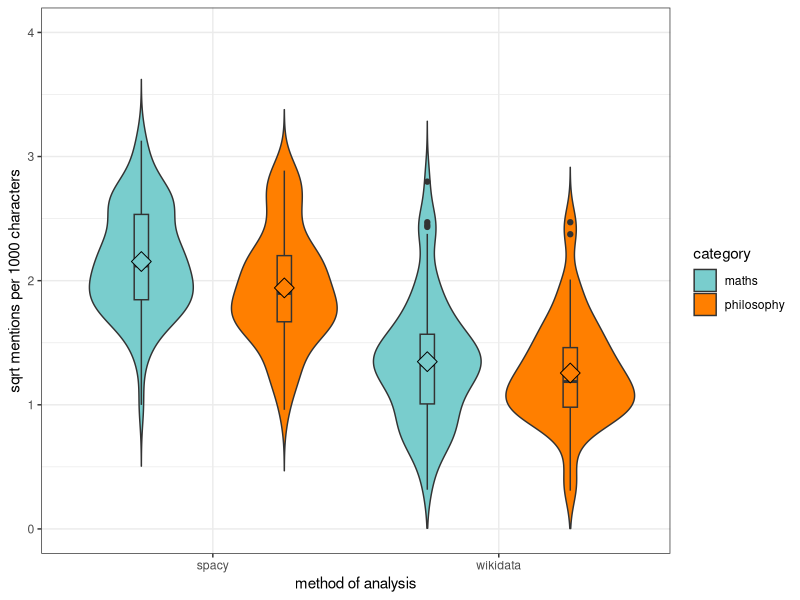
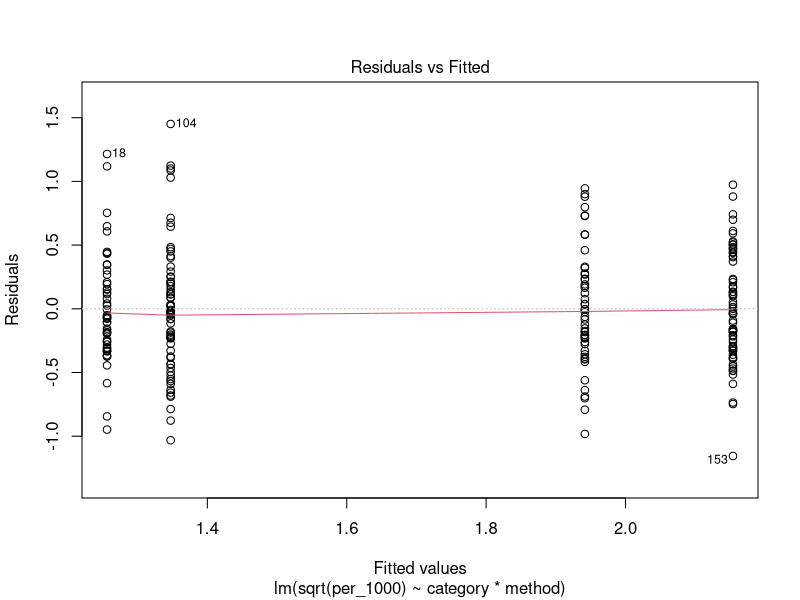
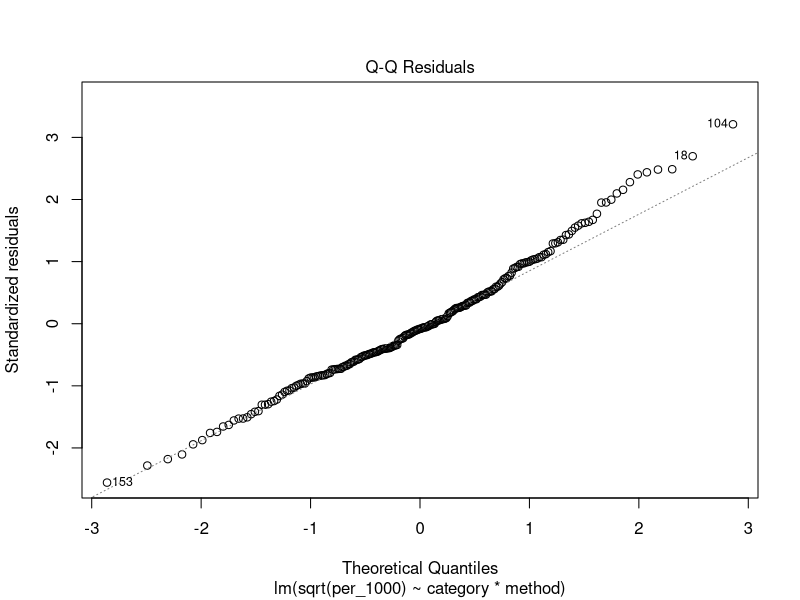
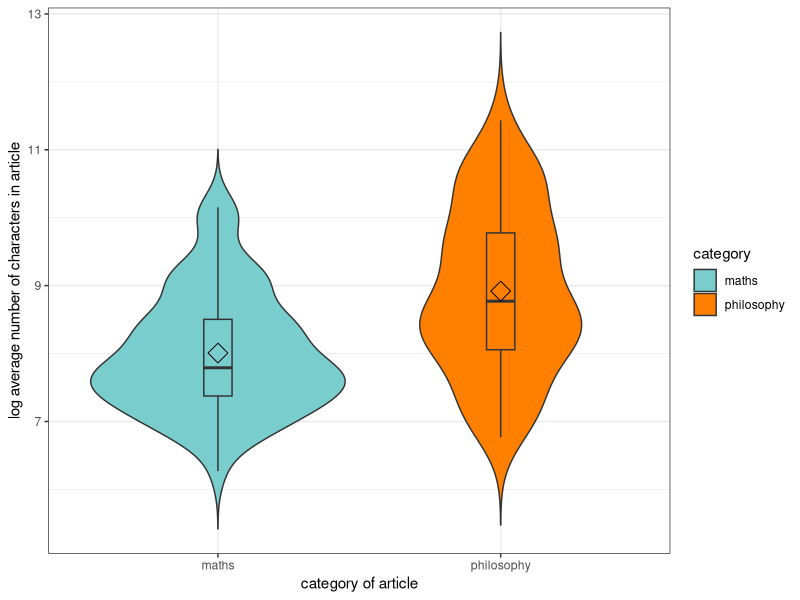
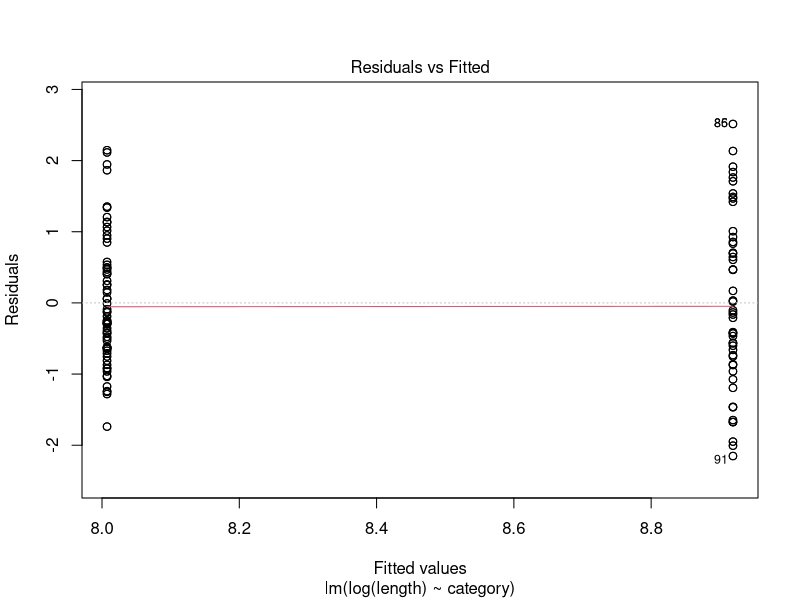
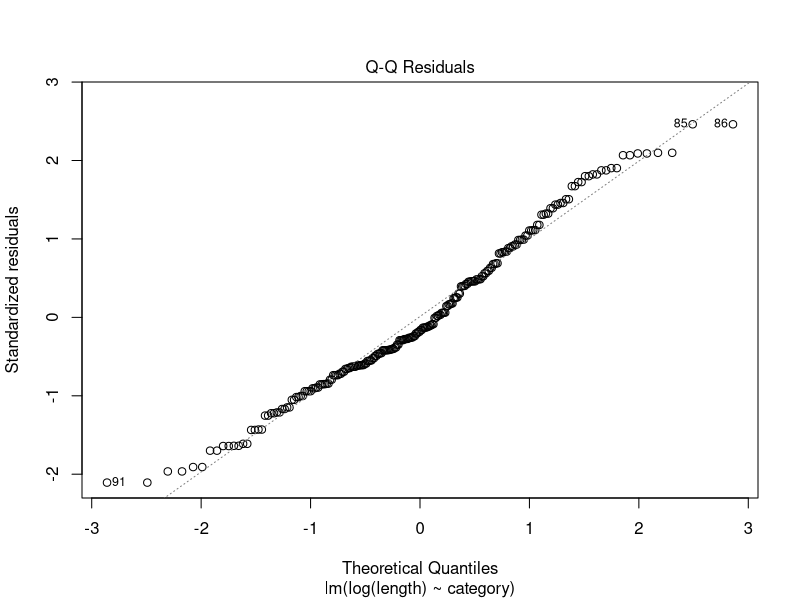
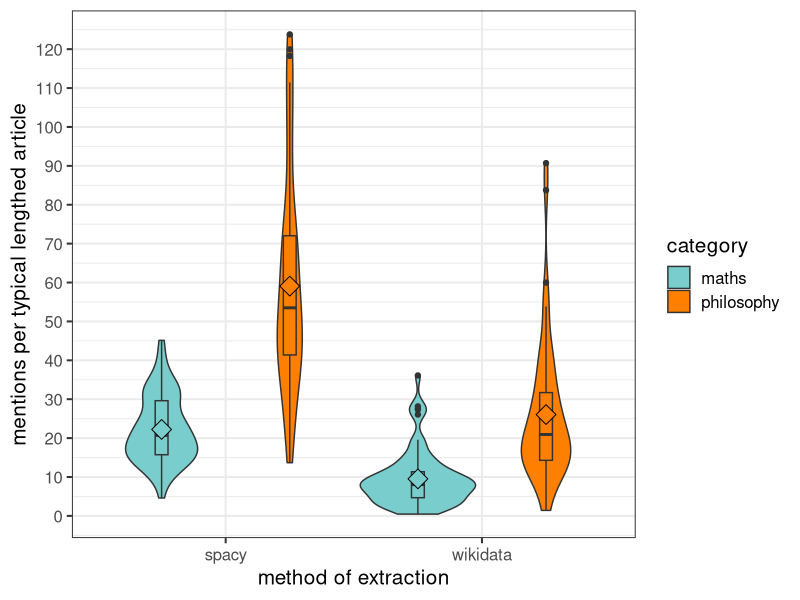
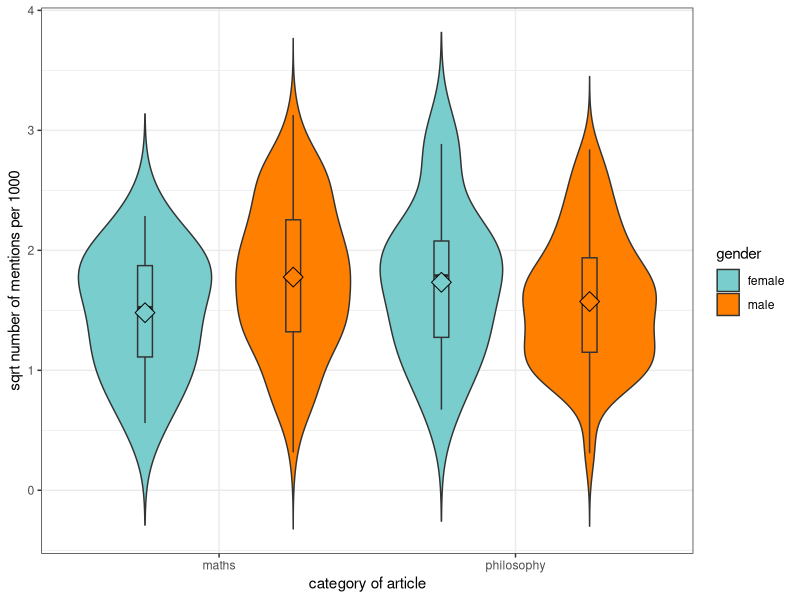

The R source for these figures, in order:
setwd(dirname(rstudioapi::getActiveDocumentContext()$path))
data <- read.csv("./analysis/mentions.csv", stringsAsFactors=TRUE)

data$per_1000 <- (data$mentions/data$length)*1000 

library(ggplot2)
library(dplyr)
library(scales)
library(car)

mean_phil <- mean(data$length[data$category=="philosophy"], )
mean_maths <- mean(data$length[data$category=="maths"])

phil <- data[data$category=="philosophy", ]
maths <- data[data$category=="maths", ]
phil$typical <- round(mean_phil, 0)
maths$typical <- round(mean_maths, 0)

new_data <- rbind.data.frame(maths, phil)

new_data$per_typical <- (new_data$mentions/new_data$length) * new_data$typical 

# GRAPH 1 - mentions per 1000 characters

p <- ggplot(data, aes(x=method, y=sqrt(per_1000), fill=category)) +
  geom_violin(position=position_dodge(1), trim=FALSE)+
  geom_boxplot(width=.1, position=position_dodge(1), show.legend=FALSE) +
  stat_summary(fun=mean, geom="point", shape=23, size=5, position=position_dodge(1), show.legend=FALSE)+
  xlab("method of analysis") + 
  ylab("sqrt mentions per 1000 characters") + 
  ylim(c(0,4))+
  scale_fill_manual(values=c('#79CDCD', '#FF7F00'))+
  theme_bw()

p 

# needs to be two way anova because plotting two things
m <- lm(sqrt(per_1000)~category*method, data=new_data)
plot(m,which=1)
plot(m,which=2)
res.aov <- aov(sqrt(per_1000)~category*method, data=new_data)
summary(res.aov)

Anova(m, type=3)

# GRAPH 2 - typical length of an article
l <- ggplot(new_data, aes(x=category, y=log(length), fill=category)) +
  geom_violin(position=position_dodge(1), trim=FALSE)+
  geom_boxplot(width=.1, position=position_dodge(1), show.legend=FALSE) +
  stat_summary(fun=mean, geom="point", shape=23, size=5, position=position_dodge(1), show.legend=FALSE)+
  xlab("category of article") + 
  ylab("log average number of characters in article") +
  scale_fill_manual(values=c('#79CDCD', '#FF7F00'))+
  theme_bw()

l

ml <- lm(log(length)~category, data=new_data)
plot(ml,which=1)
plot(ml,which=2)
Anova(ml, type=3)


# GRAPH 3 : typical number of mentions per article 
q <- ggplot(new_data, aes(x=method, y=per_typical, fill=category)) +
  geom_violin(position=position_dodge(1), trim=TRUE)+
  geom_boxplot(width=.1, position=position_dodge(1), show.legend=FALSE) +
  stat_summary(fun=mean, geom="point", shape=23, size=5, position=position_dodge(1), show.legend=FALSE)+
  xlab("method of extraction") + 
  ylab("mentions per typical lengthed article") +
  scale_fill_manual(values=c('#79CDCD', '#FF7F00'))+
  scale_y_continuous(breaks = scales::pretty_breaks(n = 10))+
  theme_bw(base_size=15)

q

# wilcoxon test
wilcox.test(per_typical~category, data=new_data[new_data$method=="wikidata",])
wilcox.test(per_typical~category, data=new_data[new_data$method=="spacy",])

# GRAPH 4 - MENTIONS PER 1000 BY GENDER
n <- ggplot(new_data, aes(x=category, y=sqrt(per_1000), fill=gender)) +
  geom_violin(position=position_dodge(1), trim=FALSE)+
  geom_boxplot(width=.1, position=position_dodge(1), show.legend=FALSE) +
  stat_summary(fun=mean, geom="point", shape=23, size=5, position=position_dodge(1), show.legend=FALSE)+
  xlab("category of article") + 
  ylab("sqrt number of mentions per 1000") +
  scale_fill_manual(values=c('#79CDCD', '#FF7F00'))+
  theme_bw()

n

n2 <- lm(sqrt(per_1000)~method*category*gender, data=data)

plot(n2,which=1)
plot(n2,which=2)

Anova(n2, type=3)

TukeyHSD(aov(n2), which=c("category:gender"))


# GRAPH 5 - LENGTH OF ARTICLE BY GENDER
m <- ggplot(new_data, aes(x=category, y=log(length), fill=gender)) +
  geom_violin(position=position_dodge(1), trim=FALSE)+
  geom_boxplot(width=.1, position=position_dodge(1), show.legend=FALSE) +
  stat_summary(fun=mean, geom="point", shape=23, size=5, position=position_dodge(1), show.legend=FALSE)+
  xlab("category of article") + 
  ylab("log number of characters in article") +
  scale_fill_manual(values=c('#79CDCD', '#FF7F00'))+
  theme_bw()

m

m2 <- lm(log(length)~method*category*gender, data=data)

plot(m2,which=1)
plot(m2,which=2)

Anova(m2, type=3)
